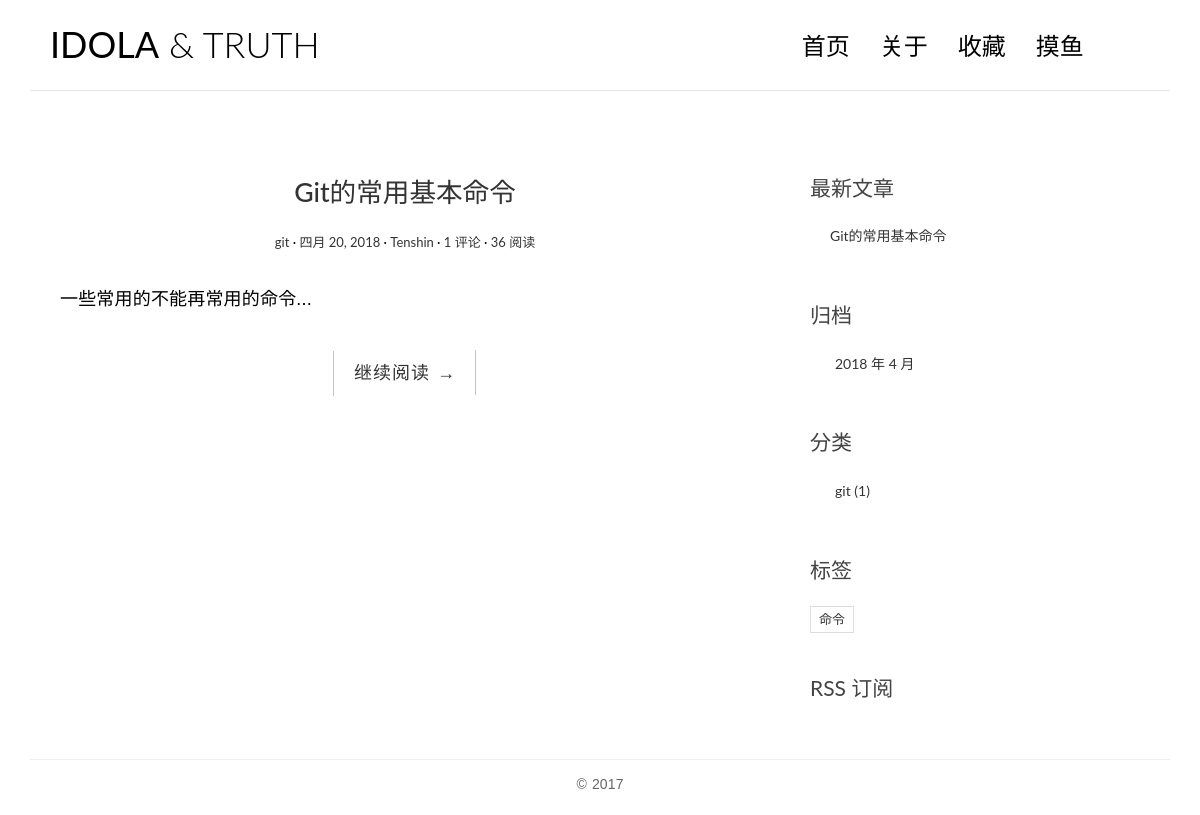
The page / on the database its author committed.
### blog/models.py (models this page shows, shortened)
@python_2_unicode_compatible
class Post(models.Model):
    title = models.CharField(max_length=70)
    body = models.TextField()
    create_time = models.DateField()
    modified_time = models.DateField()
    excerpt = models.CharField(max_length=200, blank=True)
    """
    分类标签相关
    """
    category = models.ForeignKey(Category, on_delete=models.CASCADE)
    tags = models.ManyToManyField(Tag, blank=True)
    """
    文章作者，django.contrib.auth 是 Django 内置的应用，专门用于处理网站用户的注册、登录等流程
    on_delete=models.CASCADE
    也应该是个主键，参数是由user那边的传过来的
    """
    author = models.ForeignKey(User, on_delete=models.CASCADE)
    views = models.PositiveIntegerField(default=0)
    def get_absolute_url(self):
        return reverse('blog:detail', kwargs={'pk': self.pk})
    class Meta:
        ordering = ['-create_time', 'title']

@python_2_unicode_compatible
class Category(models.Model):
    name = models.CharField(max_length=100)

@python_2_unicode_compatible
class Tag(models.Model):
    name = models.CharField(max_length=100)

### blog/views.py (the view, shortened to what this page needs)
# urls.py: url(r'^$', views.IndexView.as_view(), name='index'),
class IndexView(ListView):
    model = Post
    template_name = "blog/index.html"
    context_object_name = "post_list"
    paginate_by = 10
    def get_context_data(self, *, object_list=None, **kwargs):
        context = super().get_context_data(**kwargs)
        paginator = context.get("paginator")
        page = context.get("page_obj")
        is_paginated = context.get("is_paginated")
        pagination_data = self.pagination_data(paginator, page, is_paginated)
        context.update(pagination_data)
        return context
    def pagination_data(self, paginator, page, is_paginated):
        if not is_paginated:
            return {}

### blog/templatetags/blog_tags.py (called while the page is built)
@register.simple_tag
def get_recent_posts(num=5):
    return Post.objects.all()[:num]

@register.simple_tag
def archives():
    return Post.objects.dates('create_time', 'month', order='DESC')

@register.simple_tag
def get_categories():
    return Category.objects.annotate(num_posts=Count('post')).filter(num_posts__gt=0)

@register.simple_tag
def get_tags():
    return Tag.objects.annotate(num_posts=Count('post')).filter(num_posts__gt=0)

### templates/blog/index.html (shortened to what this page needs)
{% extends 'base.html' %}
            {% block main %}
                {% for post in post_list %}
                    <article class="post post-{{ post.pk }}">
                        <header class="entry-header">
                            <h1 class="entry-title">
                                <a href="{{ post.get_absolute_url }}">{{ post.title }}</a>
                            </h1>
                            <div class="entry-meta">
                                <span class="post-category"><a href="javascript:void(0);">{{ post.category.name }}</a></span>
                                <span class="post-date">
                                    <a href="javascript:void(0);">
                                        <time class="entry-date" datetime="{{ post.create_time }}">
                                            {{ post.create_time }}
                                        </time>
                                    </a>
                                </span>
                                <span class="post-author"><a href="javascript:void(0);">{{ post.author }}</a></span>
                                <span class="comments-link"><a href="javascript:void(0);">{{ post.comment_set.count }} 评论</a></span>
                                <span class="views-count"><a href="javascript:void(0);">{{ post.views }} 阅读</a></span>
                            </div>
                        </header>
                        <div class="entry-content clearfix">
                            <p>{{ post.excerpt }}...</p>
                            <div class="read-more cl-effect-14">
                                <a href="{{ post.get_absolute_url }}" class="more-link">继续阅读 <span class="meta-nav">→</span></a>
                            </div>
                        </div>
                    </article>
                {% empty %}
                    <div class="no-post">暂时还没有发布的文章！</div>
                {% endfor %}
            {% endblock main %}

### templates/base.html (shortened to what this page needs)
{% load static from staticfiles %}
{% load blog_tags %}
<!DOCTYPE html>
<html>
<head>
    <link rel="stylesheet" href="http://code.ionicframework.com/ionicons/2.0.1/css/ionicons.min.css">
    <link href="https://cdn.bootcss.com/bootstrap/3.3.7/css/bootstrap.min.css" rel="stylesheet">
    <link rel="stylesheet" href="{% static 'css/pace.css' %}">
    <link rel="stylesheet" href="{% static 'css/custom.css' %}">
    <link rel="stylesheet" href="{% static 'css/highlights/github.css' %}">
    <link rel="stylesheet" href="{% static 'css/simple_style.css' %}">
</head>
<body>
<div class="container">
    <header id="site-header">
        <div class="row">
            <div class="col-md-4 col-sm-5 col-xs-8">
                <div class="logo">
                    <h1><a href="{% url 'blog:index' %}"><b>IDOLA</b>&nbsp;&amp;&nbsp;TRUTH</a></h1>
                </div>
            </div>
            <div class="col-md-8 col-sm-7 col-xs-4">
                <nav class="main-nav" role="navigation">
                    <div class="collapse navbar-collapse" id="bs-example-navbar-collapse-1">
                        <ul class="nav navbar-nav navbar-right">
                            <li class="cl-effect-11"><a href="{% url 'blog:index' %}" data-hover="首页">首页</a></li>
                            <li class="cl-effect-11"><a href="{% url 'blog:about' %}" data-hover="关于">关于</a></li>
                            <li class="cl-effect-11"><a href="{% url 'blog:collection' %}" data-hover="收藏">收藏</a></li>
                            <li class="cl-effect-11">
                                <a href="http://www.theuselessweb.com/" target="_blank" data-hover="摸鱼">摸鱼</a>
                            </li>
                        </ul>
                    </div>
                </nav>
            </div>
        </div>
    </header>
</div>
<div class="content-body">
    <div class="container">
        <div class="row">
            <main class="col-md-8">
                {% block main %}
                {% endblock main %}
            </main>
            <aside class="col-md-4">
                <div class="widget widget-recent-posts">
                    <h3 class="widget-title">最新文章</h3>
                    {% get_recent_posts as recent_post_list %}
                    <ul>
                        {% for post in recent_post_list %}
                        <li>
                            <a href="{{ post.get_absolute_url }}">{{ post.title }}</a>
                        </li>
                        {% empty %}
                            暂无文章 ( ^ω^ )
                        {% endfor %}
                    </ul>
                </div>
                <div class="widget widget-archives">
                    <h3 class="widget-title">归档</h3>
                    {% archives as date_list %}
                    <ul>
                        {% for date in date_list %}
                        <li>
                            <a href="{% url 'blog:archives' date.year date.month %}">
                                {{ date.year }} 年 {{ date.month }} 月
                            </a>
                        </li>
                        {% empty %}
                            暂无归档  (´・ω・｀)
                        {% endfor %}
                    </ul>
                </div>
                <div class="widget widget-category">
                    <h3 class="widget-title">分类</h3>
                    {% get_categories as category_list %}
                    <ul>
                        {% for category in category_list %}
                        <li>
                            <a href="{% url 'blog:category' category.pk %}">
                                {{ category.name }}
                                <span class="post-count">({{ category.num_posts }})</span>
                            </a>
                        </li>
                        {% empty %}
                            暂无分类  (´・ω・｀)
                        {% endfor %}
                    </ul>
                </div>
                <div class="widget widget-tag-cloud">
                    <h3 class="widget-title">标签</h3>
                    {% get_tags as tag_list %}
                    <ul>
                        {% for tag in tag_list %}
                        <li>
                            <a href="{% url 'blog:tag' tag.pk %}">{{ tag.name }}</a>
                        </li>
                        {% empty %}
                            暂无标签  (´・ω・｀)
                        {% endfor %}
                    </ul>
                </div>
                <div class="rss">
                    <a href="{% url 'blog:rss' %}"> RSS 订阅</a>
                </div>
            </aside>
        </div>
    </div>
</div>
<footer id="site-footer">
    <div class="container">
        <div class="row">
            <div class="col-md-12">
                <p class="copyright">
                    &copy 2017
                </p>
            </div>
        </div>
    </div>
</footer>
</body>
</html>

### blog/static/css/custom.css (style rules this page uses)
* { outline: none; }
h1, h2, h3, h4, h5, h6 { margin-top: 0; }
b { font-weight: 400; }
a { color: #333; }
body { color: #444; font-family: 'Lato', sans-serif; }
p { font-family: 'Ubuntu', sans-serif; font-weight: 400; word-spacing: 1px; letter-spacing: 0.01em; }
#site-header { background-color: #FFF; padding: 25px 20px; margin-bottom: 40px; border-bottom: 1px solid #e7e7e7; }
.logo h1 a { color: #000; }
.logo h1 { margin: 0; font-family: 'Lato', sans-serif; font-weight: 300; }
.main-nav { margin-top: 11px; max-width: 95%; }
.main-nav a { color: #000000 !important; padding: 0 0 5px 0 !important; margin-right: 30px; font-family: 'Lato', sans-serif; font-weight: 300; font-size: 24px; }
.cl-effect-11 a { padding: 10px 0; color: #0972b4; text-shadow: none; }
.cl-effect-11 a::before { position: absolute; top: 0; left: 0; overflow: hidden; padding: 0 0 5px 0 !important; max-width: 0; border-bottom: 1px solid #000; color: #000; content: attr(data-hover); white-space: nowrap; -webkit-transition: max-width 0.5s; -moz-transition: max-width 0.5s; transition: max-width 0.5s; }
.content-body { padding-bottom: 4em; }
.post { background: #fff; padding: 30px 30px 0; }
.entry-title { text-align: center; font-size: 1.9em; margin-bottom: 20px; line-height: 1.6; padding: 10px 20px 0; }
.entry-meta { text-align: center; color: #DDDDDD; font-size: 13px; margin-bottom: 30px; }
.entry-content { font-size: 18px; line-height: 1.9; font-weight: 300; color: #000; }
.post-category::after, .post-date::after, .post-author::after, .comments-link::after { content: ' ·'; color: #000; }
.read-more { font-family: 'Ubuntu', sans-serif; font-weight: 400; word-spacing: 1px; letter-spacing: 0.01em; text-align: center; margin-top: 20px; }
.cl-effect-14 a { padding: 0 20px; height: 45px; line-height: 45px; position: relative; display: inline-block; margin: 15px 25px; letter-spacing: 1px; font-weight: 400; text-shadow: 0 0 1px rgba(255, 255, 255, 0.3); }
.cl-effect-14 a::before, .cl-effect-14 a::after { position: absolute; width: 45px; height: 1px; background: #C3C3C3; content: ''; -webkit-transition: all 0.3s; -moz-transition: all 0.3s; transition: all 0.3s; pointer-events: none; }
.cl-effect-14 a::before { top: 0; left: 0; -webkit-transform: rotate(90deg); -moz-transform: rotate(90deg); transform: rotate(90deg); -webkit-transform-origin: 0 0; -moz-transform-origin: 0 0; transform-origin: 0 0; }
.cl-effect-14 a::after { right: 0; bottom: 0; -webkit-transform: rotate(90deg); -moz-transform: rotate(90deg); transform: rotate(90deg); -webkit-transform-origin: 100% 0; -moz-transform-origin: 100% 0; transform-origin: 100% 0; }
.widget { background: #fff; padding: 30px 0 0; }
.widget-title { font-size: 1.5em; margin-bottom: 20px; line-height: 1.6; padding: 10px 0 0; font-weight: 400; }
.widget-recent-posts ul { padding: 0; margin: 0; padding-left: 20px; }
.widget-recent-posts ul li { list-style-type: none; position: relative; line-height: 170%; margin-bottom: 10px; }
.widget-recent-posts ul li::before { content: '\f3d3'; font-family: "Ionicons"; position: absolute; left: -17px; top: 3px; font-size: 16px; color: #000; }
.widget-archives ul { padding: 0; margin: 0; padding-left: 25px; }
.widget-archives ul li { list-style-type: none; position: relative; line-height: 170%; margin-bottom: 10px; }
.widget-archives ul li::before { content: '\f3f3'; font-family: "Ionicons"; position: absolute; left: -25px; top: 1px; font-size: 16px; color: #000; }
.widget-category ul { padding: 0; margin: 0; padding-left: 25px; }
.widget-category ul li { list-style-type: none; position: relative; line-height: 170%; margin-bottom: 10px; }
.widget-category ul li::before { content: '\f3fe'; font-family: "Ionicons"; position: absolute; left: -25px; top: 1px; font-size: 18px; color: #000; }
.widget-tag-cloud ul { padding: 0; margin: 0; margin-right: -10px; }
.widget-tag-cloud ul li { list-style-type: none; font-size: 13px; display: inline-block; margin-right: 10px; margin-bottom: 10px; padding: 3px 8px; border: 1px solid #ddd; }
.rss { font-size: 21px; margin-top: 30px; }
.rss a { color: #444; }
#site-footer { padding-top: 10px; padding: 0 0 1.5em 0; }
.copyright { text-align: center; padding-top: 1em; margin: 0; border-top: 1px solid #eee; color: #666; }

### rows shown on the page
Post: title "Git的常用基本命令", category.name "git", create_time "四月 20, 2018", author "Tenshin", comment_set.count "1", views "36", excerpt "一些常用的不能再常用的命令"
Category: name "git", num_posts "1"
Tag: name "命令"

### other values the page prints
{{ date.year }} "2018"
{{ date.month }} "4"
